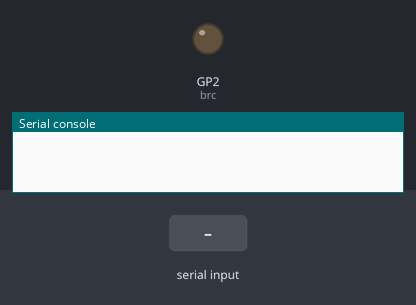
Bench run of a program on a simulated Raspberry Pi Pico running MicroPython. Shown: output pins drawn as LEDs (lit = HIGH), the last lines printed to the serial console. The test bench sets the inputs (shaded band). At 9.0 s the program stops and its outputs stay as they are.

Above: at 0.1 s.
At 1.2 s:
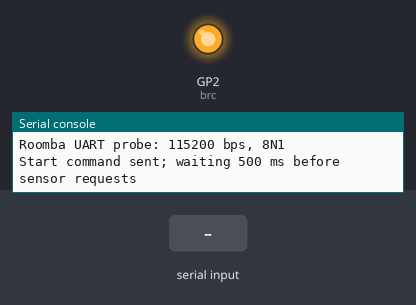
1.3 s: "1" received over the second serial link
3.1 s: "0" received over the second serial link
Timing chart, 0 to 6.1 s (numbered marks = the images above; inputs shaded):
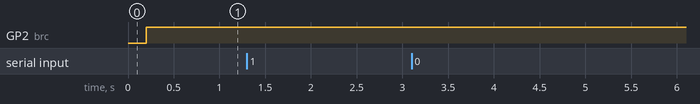

The program:

roomba_uart_probe.py
```python
import machine
import time

from roomba_diagnostic_codec import decode_diagnostic_response


# Change this manually to 19200 if the Roomba is configured for that rate.
# This program never changes the baud rate automatically.
BAUDRATE = 115200

RESPONSE_TIMEOUT_MS = 2000
DRAIN_TIMEOUT_MS = 200

START = bytes([128])
QUERY_LIST = 149
SENSOR_CHARGING_STATE = 21
SENSOR_VOLTAGE = 22
SENSOR_BATTERY_CHARGE = 25
SENSOR_BATTERY_CAPACITY = 26
SENSOR_CHARGING_SOURCES = 34
SENSOR_OI_MODE = 35
SENSOR_BUMPS_AND_WHEEL_DROPS = 7
DIAGNOSTIC_QUERY = bytes(
    [
        QUERY_LIST,
        7,
        SENSOR_CHARGING_STATE,
        SENSOR_VOLTAGE,
        SENSOR_BATTERY_CHARGE,
        SENSOR_BATTERY_CAPACITY,
        SENSOR_CHARGING_SOURCES,
        SENSOR_OI_MODE,
        SENSOR_BUMPS_AND_WHEEL_DROPS,
    ]
)


def format_hex(data):
    if not data:
        return "<empty>"
    return " ".join("{:02X}".format(value) for value in data)


def drain_input(uart):
    """Discard pending bytes for a bounded amount of time."""
    drained = 0
    started = time.ticks_ms()

    while time.ticks_diff(time.ticks_ms(), started) < DRAIN_TIMEOUT_MS:
        available = uart.any()
        if available:
            data = uart.read(available)
            if data:
                drained += len(data)
        else:
            time.sleep_ms(10)

    return drained


def read_exact(uart, size, timeout_ms):
    """Read up to size bytes, allowing the response to arrive in pieces."""
    received = bytearray()
    started = time.ticks_ms()

    while len(received) < size:
        if time.ticks_diff(time.ticks_ms(), started) >= timeout_ms:
            break

        available = uart.any()
        if available:
            data = uart.read(min(available, size - len(received)))
            if data:
                received.extend(data)
        else:
            time.sleep_ms(10)

    return bytes(received)


def report_diagnostic_response(response):
    print("  Raw response:", format_hex(response))
    try:
        status = decode_diagnostic_response(response)
    except (TypeError, ValueError) as exc:
        print("  Result: invalid response ({})".format(exc))
        return False
    print(
        "  Charging: {} ({})".format(
            status["charging_state"], status["charging_state_name"]
        )
    )
    print(
        "  Battery voltage: {} mV ({:.3f} V); informational only".format(
            status["voltage_mv"], status["voltage_mv"] / 1000
        )
    )
    print(
        "  Battery charge/capacity: {} / {} mAh ({}%)".format(
            status["charge_mah"],
            status["capacity_mah"],
            "unknown"
            if status["charge_percent"] is None
            else "{:.1f}".format(status["charge_percent"]),
        )
    )
    print(
        "  Charging source: internal={} home_base={}".format(
            status["charging_source_internal"],
            status["charging_source_home_base"],
        )
    )
    print("  OI mode: {} ({})".format(status["oi_mode"], status["oi_mode_name"]))
    print(
        "  Wheel drop: left={} right={}".format(
            status["wheel_drop_left"],
            status["wheel_drop_right"],
        )
    )
    return True


uart = machine.UART(
    1,
    baudrate=BAUDRATE,
    bits=8,
    parity=None,
    stop=1,
    tx=machine.Pin(4),
    rx=machine.Pin(5),
)

brc = machine.Pin(2, machine.Pin.OUT, value=1)  # GP2 → Mini-DIN ピン5(BRC)
brc.value(0); time.sleep_ms(200); brc.value(1)
time.sleep_ms(500)

try:
    print("Roomba UART probe: {} bps, 8N1".format(BAUDRATE))
    drain_input(uart)
    uart.write(START)
    print("Start command sent; waiting 500 ms before sensor requests")
    time.sleep_ms(500)

    for attempt in range(1, 4):
        print("Request {}/3".format(attempt))

        drained = drain_input(uart)
        if drained:
            print("  Discarded {} stale byte(s) before request".format(drained))

        uart.write(DIAGNOSTIC_QUERY)
        response = read_exact(uart, 10, RESPONSE_TIMEOUT_MS)
        report_diagnostic_response(response)

        if attempt < 3:
            time.sleep_ms(500)
finally:
    uart.deinit()
    print("UART deinitialized")
```

roomba_diagnostic_codec.py
```python
"""Pure decoder for the fixed, Drive-free Roomba diagnostic query."""

import struct


ENCODER_QUERY = bytes([149, 2, 43, 44])

CHARGING_STATES = {
    0: "not_charging",
    1: "reconditioning_charging",
    2: "full_charging",
    3: "trickle_charging",
    4: "waiting",
    5: "charging_fault",
}

OI_MODES = {0: "off", 1: "passive", 2: "safe", 3: "full"}


def decode_diagnostic_response(response):
    """Decode packets 21, 22, 25, 26, 34, 35, and 7 in that order."""
    if not isinstance(response, (bytes, bytearray)):
        raise TypeError("response must be bytes")
    if len(response) != 10:
        raise ValueError("diagnostic response must be exactly 10 bytes")

    charging_state = response[0]
    charge_mah = (response[3] << 8) | response[4]
    capacity_mah = (response[5] << 8) | response[6]
    charging_sources = response[7]
    oi_mode = response[8]
    if charging_state not in CHARGING_STATES:
        raise ValueError("invalid charging state")
    if oi_mode not in OI_MODES:
        raise ValueError("invalid OI mode")
    if charging_sources > 3:
        raise ValueError("invalid charging sources bit field")

    wheel_bits = response[9]
    if wheel_bits > 0x0F:
        raise ValueError("invalid bumps and wheel drops bit field")
    return {
        "charging_state": charging_state,
        "charging_state_name": CHARGING_STATES[charging_state],
        "voltage_mv": (response[1] << 8) | response[2],
        "charge_mah": charge_mah,
        "capacity_mah": capacity_mah,
        "charge_percent": charge_mah * 100.0 / capacity_mah if capacity_mah else None,
        "charging_source_internal": bool(charging_sources & 0x01),
        "charging_source_home_base": bool(charging_sources & 0x02),
        "oi_mode": oi_mode,
        "oi_mode_name": OI_MODES[oi_mode],
        "wheel_drop_right": bool(wheel_bits & 0x04),
        "wheel_drop_left": bool(wheel_bits & 0x08),
        "bump_right": bool(wheel_bits & 0x01),
        "bump_left": bool(wheel_bits & 0x02),
    }


def decode_encoder_response(response):
    """Decode packet 43 (left) and packet 44 (right) without issuing I/O."""
    if not isinstance(response, (bytes, bytearray)):
        raise TypeError("encoder response must be bytes")
    if len(response) != 4:
        raise ValueError("encoder response must be exactly 4 bytes")
    return struct.unpack(">HH", response)
```
